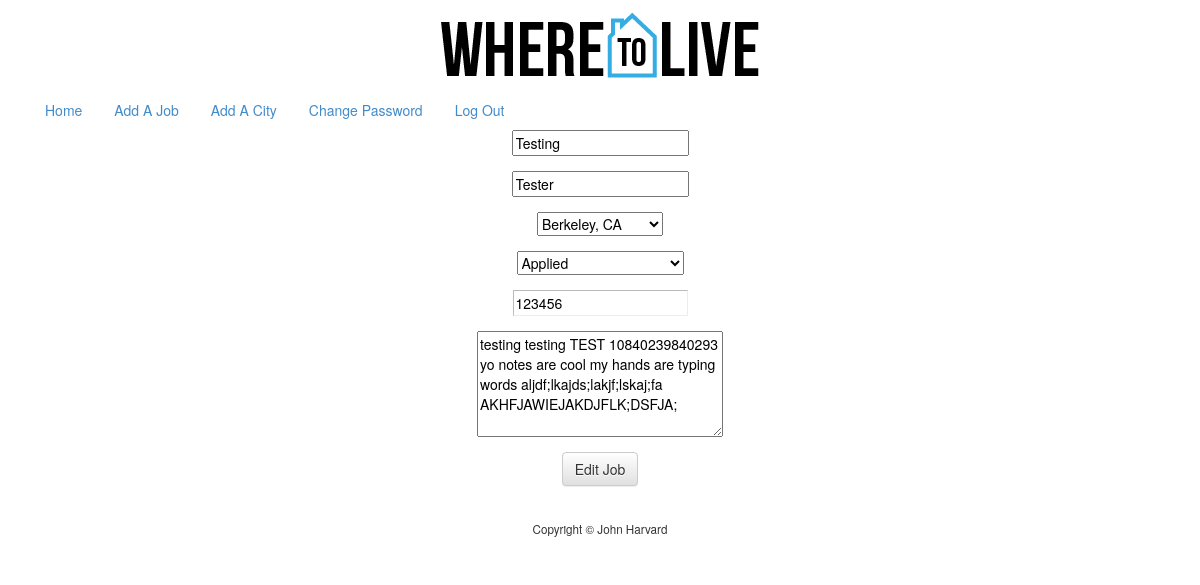
The page /edit_job.php?id=1 (signed in) on the database its author committed.
### tables this page shows
CREATE TABLE IF NOT EXISTS `jobs` (
  `id` int(11) NOT NULL AUTO_INCREMENT,
  `user` int(11) NOT NULL,
  `city` int(11) NOT NULL,
  `salary` int(11) NOT NULL,
  `status` varchar(255) NOT NULL,
  `notes` text NOT NULL,
  `company` varchar(255) NOT NULL,
  `position` varchar(255) NOT NULL,
  PRIMARY KEY (`id`)
);

### templates/edit_job_form.php (the view, shortened to what this page needs)
<ul class="nav nav-pills">
    <li><a href="index.php">Home</a></li>
    <li><a href="add_job.php">Add A Job</a></li>
    <li><a href="add_city.php">Add A City</a></li>
    <li><a href="change_password.php">Change Password</a></li>
    <li><a href="logout.php">Log Out</a></li>
</ul>
<form action="edit_job.php" method="post">
    <fieldset>
        <div class="form-group">
        <input autofocus name="company" placeholder="Company" type="text" <?php if (!empty($current["company"])): ?>value="<?= $current["company"] ?>"<?php endif ?> required>
        </div>
        <div class="form-group">
            <input name="position" placeholder="Position" type="text" <?php if (!empty($current["position"])): ?>value="<?= $current["position"] ?>"<?php endif ?> required>
        </div>
        <div class="form-group">
            <select name="city" required>
            <?php foreach ($cities as $city): ?>
                <option value=<?= $city["id"] ?> <?php if (!empty($current["city"])): ?><?php if ($city["id"] == $current["city"]): ?>selected<?php endif ?><?php endif ?>><?= $city["city_name"] ?></option>
            <?php endforeach ?>
            </select>
        </div>
        <div class="form-group">
            <select name="status">
                <option value="applied" <?php if (!empty($current["status"])): ?><?php if ($current["status"] == "applied"): ?>selected<?php endif ?><?php endif ?>>Applied</option>
            </select>
        </div>
        <div class="form-group">
            <input name="salary" placeholder="Salary" type="number" min="1" <?php if (!empty($current["salary"])): ?>value="<?= $current["salary"] ?>"<?php endif ?>/>
        </div>
        <div class="form-group">
            <textarea name="notes" rows="5" cols="30"><?php if (!empty($current["notes"])): ?><?= $current["notes"] ?><?php else: ?>Enter notes here<?php endif ?></textarea>
        </div>
        <div class="form-group">
            <button type="submit" class="btn btn-default">Edit Job</button>
        </div>
    </fieldset>
</form>

### public/css/styles.css (style rules this page uses)
input[type="number"] { position: relative; border: 1px solid #BBB; border-color: #BBB #ECECEC #ECECEC #BBB; padding: .2rem; }

### rows shown on the page
jobs: company "Testing", position "Tester", city "Berkeley, CA", status "Applied", salary "123456", notes "testing testing TEST 10840239840293 yo notes are cool my hands are typing words aljdf;lkajds;lakjf;lskaj;fa AKHFJAWIEJAKDJFLK;DSFJA;"
